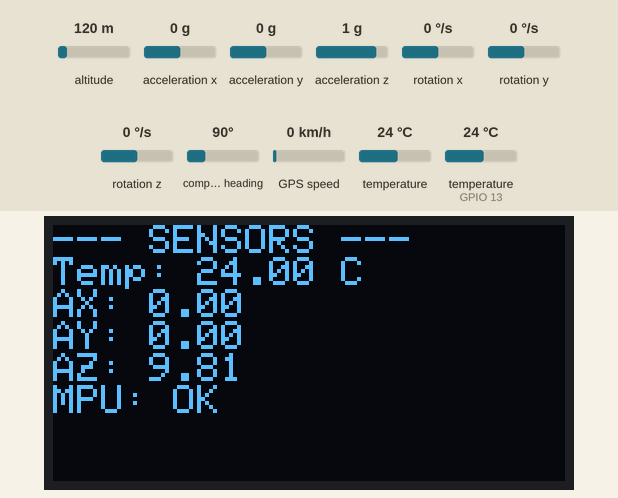
This sketch was run on a simulated ESP32. On the bench: 128×64 one-colour display. The test bench sets the inputs (shaded band); at power-on: acceleration x 0 g, temperature (sensor on GPIO 13) 24 °C, acceleration y 0 g, acceleration z 1 g, altitude 120 m, rotation x 0 °/s, rotation y 0 °/s, rotation z 0 °/s, compass heading 90°, GPS speed 0 km/h, temperature 24 °C. The GPS gets a fix after 3 s at 37.7749, -122.4194 with 8 satellites; no radio packets arrive unless stated; what the sketch prints to the serial monitor is not drawn.

Above: at 3.4 s.
3.5 s: acceleration x set to -1.4 g
At 7.6 s:
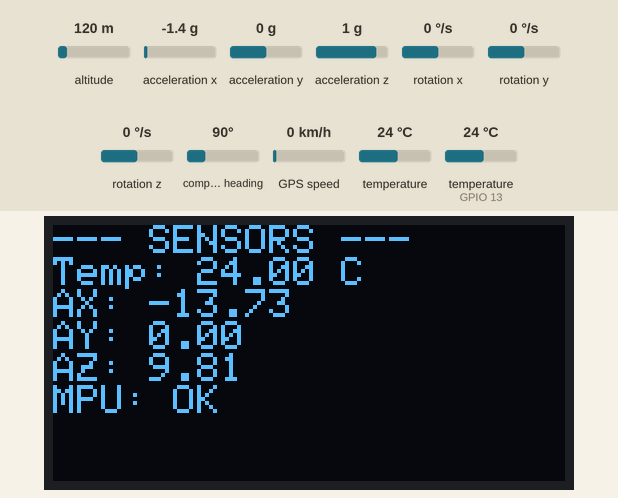
9.8 s: temperature (sensor on GPIO 13) set to 12 °C
At 11.9 s:
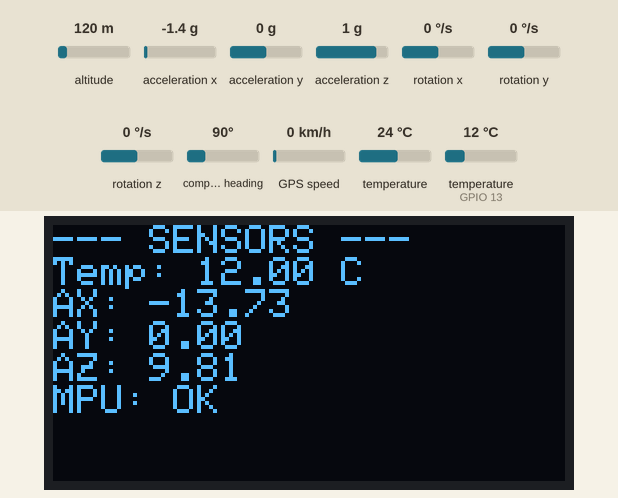
14.3 s: acceleration y set to -1.4 g
At 16.1 s:
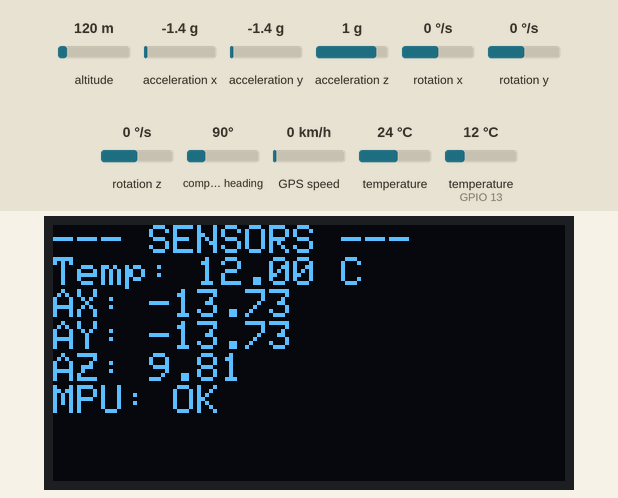
18.3 s: acceleration z set to -1.4 g
At 19.2 s:
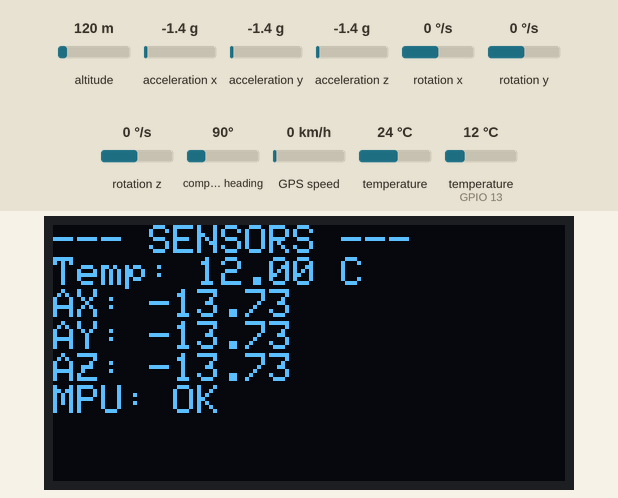
22.3 s: temperature (sensor on GPIO 13) set to 19 °C
26.3 s: temperature (sensor on GPIO 13) set to 28 °C
At 27.7 s:
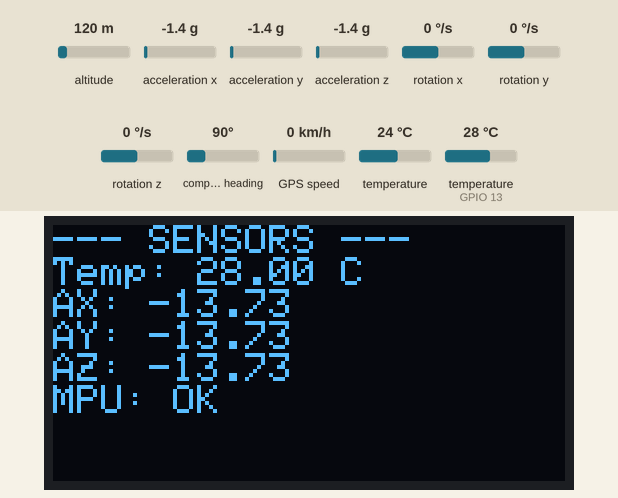
Timing chart, 0 to 29.3 s (numbered marks = the images above; inputs shaded):
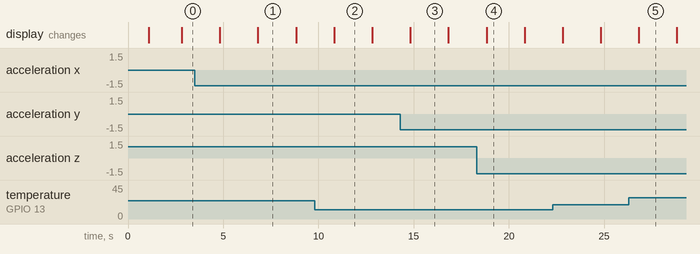

The sketch:

Tx.ino
```cpp
#include <Wire.h>
#include <SPI.h>
#include <LoRa.h>

#include <Adafruit_GFX.h>
#include <Adafruit_SSD1306.h>
#include <Adafruit_MPU6050.h>
#include <Adafruit_Sensor.h>

#include <OneWire.h>
#include <DallasTemperature.h>

#include <TinyGPS++.h>

// =====================================================
// DEVICE CONFIGURATION
// =====================================================

#define NODE_NAME "NODE1"

// =====================================================
// SENSOR PINS (TTGO LORA32 V1.3 SX1276)
// =====================================================

#define I2C_SDA          21
#define I2C_SCL          22

#define DS18B20_PIN      13

// GPS TX -> ESP32 GPIO34
#define GPS_RX_PIN       34

// ESP32 GPIO12 -> GPS RX
#define GPS_TX_PIN       12

#define OLED_RST         16

// TTGO LoRa SPI PINS
#define LORA_SCK         5
#define LORA_MISO        19
#define LORA_MOSI        27

#define LORA_SS          18
#define LORA_RST         14
#define LORA_DIO0        26

// =====================================================
// LORA SETTINGS
// =====================================================

#define LORA_FREQ        868.8E6
#define LORA_TX_POWER    10

#define LORA_BANDWIDTH   125E3
#define LORA_SF          7
#define LORA_CR          5
#define LORA_SYNC_WORD   0x12

// Sensor display/update every 2 seconds
#define SENSOR_INTERVAL  2000UL

// LoRa transmission every 32 seconds
#define SEND_INTERVAL    32000UL

// Retry MPU every 5 seconds if missing
#define MPU_RETRY_INTERVAL 5000UL

// =====================================================
// OLED DISPLAY
// =====================================================

#define SCREEN_WIDTH     128
#define SCREEN_HEIGHT    64

Adafruit_SSD1306 display(
  SCREEN_WIDTH,
  SCREEN_HEIGHT,
  &Wire,
  OLED_RST
);

bool oledOK = false;

// =====================================================
// MPU6050 IMU
// =====================================================

Adafruit_MPU6050 mpu;

bool mpuOK = false;
uint8_t mpuAddress = 0;

unsigned long lastMPURetry = 0;

// =====================================================
// DS18B20 TEMPERATURE SENSOR
// =====================================================

OneWire oneWire(DS18B20_PIN);
DallasTemperature ds18b20(&oneWire);

// =====================================================
// GPS MODULE
// =====================================================

HardwareSerial gpsSerial(2);
TinyGPSPlus gps;

// =====================================================
// TELEMETRY DATA STRUCTURE
// =====================================================

struct TelemetryData {
  bool tempOK;
  float temperature;

  bool mpuOK;
  float ax;
  float ay;
  float az;
  float gx;
  float gy;
  float gz;

  bool gpsOK;
  double latitude;
  double longitude;
  uint32_t satellites;
  float altitude;
  float hdop;
};

TelemetryData data;

// =====================================================
// TIMING & STATE VARIABLES
// =====================================================

unsigned long lastSensorUpdate = 0;
unsigned long lastSend = 0;

uint32_t sequenceNumber = 0;
uint8_t displayPage = 0;

bool loraOK = false;

// =====================================================
// I2C SCANNER DIAGNOSTIC
// =====================================================

void scanI2C() {
  Serial.println();
  Serial.println("[I2C] Scanning bus...");

  int found = 0;
  for (uint8_t address = 1; address < 127; address++) {
    Wire.beginTransmission(address);
    uint8_t error = Wire.endTransmission();

    if (error == 0) {
      Serial.printf("[I2C] Device found at 0x%02X\n", address);
      found++;
    }
  }

  if (found == 0) {
    Serial.println("[I2C] NO DEVICES FOUND!");
  } else {
    Serial.printf("[I2C] %d device(s) found\n", found);
  }
  Serial.println();
}

// =====================================================
// INITIALIZE MPU6050 WITH AUTO-RETRY & ALTERNATE ADDR
// =====================================================

bool initializeMPU() {
  Serial.println("[MPU] Searching for MPU6050...");

  // Try standard address 0x68
  if (mpu.begin(0x68, &Wire)) {
    mpuAddress = 0x68;
    mpuOK = true;
  }
  // Try alternate address 0x69
  else if (mpu.begin(0x69, &Wire)) {
    mpuAddress = 0x69;
    mpuOK = true;
  }
  else {
    mpuOK = false;
    mpuAddress = 0;
    Serial.println("[-] MPU6050 not found at 0x68 or 0x69");
    return false;
  }

  mpu.setAccelerometerRange(MPU6050_RANGE_8_G);
  mpu.setGyroRange(MPU6050_RANGE_500_DEG);
  mpu.setFilterBandwidth(MPU6050_BAND_21_HZ);

  Serial.printf("[+] MPU6050 initialized at 0x%02X\n", mpuAddress);
  return true;
}

// =====================================================
// SETUP
// =====================================================

void setup() {
  Serial.begin(115200);
  delay(1000);

  Serial.println();
  Serial.println("==========================================");
  Serial.println(" TTGO SENSOR + GPS + LORA TRANSMITTER (TX)");
  Serial.println("==========================================");

  // 1. I2C Bus Initialization (100 kHz for stability)
  Wire.begin(I2C_SDA, I2C_SCL);
  Wire.setClock(100000);

  // Run diagnostic scan
  scanI2C();

  // 2. OLED Initialization
  if (!display.begin(SSD1306_SWITCHCAPVCC, 0x3C)) {
    Serial.println("[-] OLED failed to initialize");
  } else {
    oledOK = true;
    Serial.println("[+] OLED OK");
    display.clearDisplay();
    display.setTextColor(SSD1306_WHITE);
    display.setTextSize(1);
    display.setCursor(0, 0);
    display.println("SENSOR NODE");
    display.println("Starting...");
    display.display();
  }

  // 3. MPU6050 IMU Initialization
  initializeMPU();

  // 4. DS18B20 Temp Sensor Initialization
  ds18b20.begin();
  Serial.println("[+] DS18B20 initialized");

  // 5. GPS Hardware Serial Initialization
  gpsSerial.begin(9600, SERIAL_8N1, GPS_RX_PIN, GPS_TX_PIN);
  Serial.println("[+] GPS Serial started @ 9600 baud");

  // 6. LoRa Transceiver Initialization
  SPI.begin(LORA_SCK, LORA_MISO, LORA_MOSI, LORA_SS);
  LoRa.setPins(LORA_SS, LORA_RST, LORA_DIO0);

  Serial.println("[*] Starting LoRa...");
  if (!LoRa.begin(LORA_FREQ)) {
    Serial.println("[-] LoRa initialization FAILED!");
    loraOK = false;
  } else {
    loraOK = true;
    LoRa.setTxPower(LORA_TX_POWER);
    LoRa.setSignalBandwidth(LORA_BANDWIDTH);
    LoRa.setSpreadingFactor(LORA_SF);
    LoRa.setCodingRate4(LORA_CR);
    LoRa.setSyncWord(LORA_SYNC_WORD);
    LoRa.enableCrc();

    Serial.println("[+] LoRa initialized successfully");
    Serial.println("[+] Frequency : 868.8 MHz");
    Serial.println("[+] TX Power  : 10 dBm");
    Serial.println("[+] TX every  : 32 seconds");
  }

  Serial.println("==========================================");

  // Send first packet ~5s after boot
  lastSend = millis() - SEND_INTERVAL + 5000;
}

// =====================================================
// MAIN LOOP
// =====================================================

void loop() {
  // Continuously feed incoming GPS sentences
  while (gpsSerial.available() > 0) {
    gps.encode(gpsSerial.read());
  }

  // Retry MPU detection periodically if missing
  if (!mpuOK && (millis() - lastMPURetry >= MPU_RETRY_INTERVAL)) {
    lastMPURetry = millis();
    Serial.println("\n[MPU] Retrying detection...");
    initializeMPU();
  }

  // Sensor reading update every 2 seconds
  if (millis() - lastSensorUpdate >= SENSOR_INTERVAL) {
    lastSensorUpdate = millis();
    readSensors();
    printSensors();
    updateOLED();
  }

  // LoRa transmission every 32 seconds
  if (millis() - lastSend >= SEND_INTERVAL) {
    lastSend = millis();
    sendLoRaPacket();
  }
}

// =====================================================
// READ SENSORS
// =====================================================

void readSensors() {
  // 1. DS18B20 Water Temperature
  ds18b20.requestTemperatures();
  float temp = ds18b20.getTempCByIndex(0);

  data.tempOK = (temp != DEVICE_DISCONNECTED_C && temp > -100.0f && temp < 125.0f);
  data.temperature = data.tempOK ? temp : 0.0f;

  // 2. MPU6050 Motion Data
  data.mpuOK = mpuOK;
  if (mpuOK) {
    sensors_event_t a, g, tempMPU;
    mpu.getEvent(&a, &g, &tempMPU);

    data.ax = a.acceleration.x;
    data.ay = a.acceleration.y;
    data.az = a.acceleration.z;
    data.gx = g.gyro.x;
    data.gy = g.gyro.y;
    data.gz = g.gyro.z;
  } else {
    data.ax = 0.0f; data.ay = 0.0f; data.az = 0.0f;
    data.gx = 0.0f; data.gy = 0.0f; data.gz = 0.0f;
  }

  // 3. GPS Position & Fix Stats
  data.gpsOK = gps.location.isValid() && (gps.location.age() < 5000);

  data.satellites = gps.satellites.isValid() ? gps.satellites.value() : 0;

  if (data.gpsOK) {
    data.latitude = gps.location.lat();
    data.longitude = gps.location.lng();
    data.altitude = gps.altitude.isValid() ? gps.altitude.meters() : 0.0f;
    data.hdop = gps.hdop.isValid() ? gps.hdop.hdop() : 0.0f;
  } else {
    data.latitude = 0.0;
    data.longitude = 0.0;
    data.altitude = 0.0f;
    data.hdop = 0.0f;
  }
}

// =====================================================
// PRINT SENSOR DATA TO SERIAL CONSOLE
// =====================================================

void printSensors() {
  Serial.println();
  Serial.println("==========================================");
  Serial.println("LOCAL SENSOR DATA");
  Serial.println("------------------------------------------");
  Serial.printf("Temperature : %.2f C [%s]\n", data.temperature, data.tempOK ? "OK" : "ERROR");

  if (data.mpuOK) {
    Serial.printf("Accel X     : %.2f m/s2\n", data.ax);
    Serial.printf("Accel Y     : %.2f m/s2\n", data.ay);
    Serial.printf("Accel Z     : %.2f m/s2\n", data.az);
    Serial.printf("Gyro X      : %.3f rad/s\n", data.gx);
    Serial.printf("Gyro Y      : %.3f rad/s\n", data.gy);
    Serial.printf("Gyro Z      : %.3f rad/s\n", data.gz);
  } else {
    Serial.println("MPU6050     : NOT DETECTED");
  }

  if (data.gpsOK) {
    Serial.printf("Latitude    : %.6f\n", data.latitude);
    Serial.printf("Longitude   : %.6f\n", data.longitude);
    Serial.printf("Satellites  : %lu\n", (unsigned long)data.satellites);
    Serial.printf("Altitude    : %.1f m\n", data.altitude);
    Serial.printf("HDOP        : %.2f\n", data.hdop);
  } else {
    Serial.println("GPS Fix     : NO");
    Serial.printf("Satellites  : %lu\n", (unsigned long)data.satellites);
  }
  Serial.println("==========================================");
}

// =====================================================
// TRANSMIT LORA PACKET (17 FIELDS WITH HEALTH FLAGS)
// =====================================================

void sendLoRaPacket() {
  if (!loraOK) {
    Serial.println("[-] LoRa unavailable - packet not sent");
    return;
  }

  sequenceNumber++;

  char packet[240];
  snprintf(packet, sizeof(packet),
    "%s,%lu,"
    "%d,%.2f,"
    "%d,%.2f,%.2f,%.2f,"
    "%.3f,%.3f,%.3f,"
    "%d,%.6f,%.6f,"
    "%lu,%.1f,%.2f",
    NODE_NAME,
    (unsigned long)sequenceNumber,
    data.tempOK ? 1 : 0,
    data.temperature,
    data.mpuOK ? 1 : 0,
    data.ax, data.ay, data.az,
    data.gx, data.gy, data.gz,
    data.gpsOK ? 1 : 0,
    data.latitude, data.longitude,
    (unsigned long)data.satellites,
    data.altitude,
    data.hdop
  );

  Serial.println();
  Serial.println("******************************************");
  Serial.printf("LORA TRANSMISSION #%lu\n", (unsigned long)sequenceNumber);
  Serial.print("TX >> ");
  Serial.println(packet);

  LoRa.beginPacket();
  LoRa.print(packet);
  int result = LoRa.endPacket();

  if (result == 1) {
    Serial.println("[+] PACKET SENT");
  } else {
    Serial.println("[-] PACKET SEND FAILED");
  }
  Serial.println("******************************************");
}

// =====================================================
// UPDATE OLED DISPLAY
// =====================================================

void updateOLED() {
  if (!oledOK) return;

  display.clearDisplay();
  display.setCursor(0, 0);

  if (displayPage == 0) {
    display.println("--- SENSORS ---");
    display.printf("Temp: %.2f C\n", data.temperature);

    if (data.mpuOK) {
      display.printf("AX: %.2f\n", data.ax);
      display.printf("AY: %.2f\n", data.ay);
      display.printf("AZ: %.2f\n", data.az);
      display.println("MPU: OK");
    } else {
      display.println();
      display.println("MPU: NOT FOUND");
    }
    displayPage = 1;
  } else {
    display.println("--- GPS / LORA ---");
    if (data.gpsOK) {
      display.printf("Lat: %.5f\n", data.latitude);
      display.printf("Lon: %.5f\n", data.longitude);
      display.printf("Sats: %lu\n", (unsigned long)data.satellites);
      display.println("GPS: FIX");
    } else {
      display.println("GPS: SEARCHING");
      display.printf("Sats: %lu\n", (unsigned long)data.satellites);
    }
    display.printf("TX Seq: %lu\n", (unsigned long)sequenceNumber);
    displayPage = 0;
  }

  display.display();
}
```

Measured:
- after the input at 9.8 s, the display: changes after 1.0 s (image 2)
- after the input at 14.3 s, the display: changes after 0.52 s (image 3)
- after the input at 18.3 s, the display: changes after 0.53 s (image 4)
- after the input at 26.3 s, the display: changes after 0.53 s (image 5)
- what the display in image 1 shows lasts 2.0 s, from 6.8 s to 8.8 s
